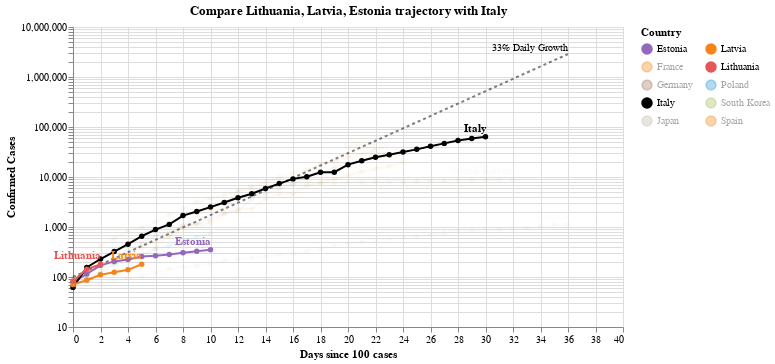

Notebook cell for this chart:
### Code cell
#hide_input
chart3 = make_since_chart(['Lithuania', 'Latvia', 'Estonia'])
chart3

### Figure 1 — Vega-Lite specification as saved in the notebook (floating-point values rounded to 4 significant figures; data arrays with more than 128 entries replaced by an {"elided": "..."} marker saying what was removed)
{"config": {"view": {"continuousWidth": 400, "continuousHeight": 300}}, "layer": [{"mark": {"type": "line", "color": "black", "opacity": 0.5, "strokeDash": [3, 3]}, "encoding": {"x": {"type": "quantitative", "field": "Days since 100 cases"}, "y": {"type": "quantitative", "field": "Confirmed Cases"}}}, {"mark": {"type": "text", "align": "right", "dy": -6, "fontSize": 10, "text": "33% Daily Growth"}, "encoding": {"x": {"type": "quantitative", "field": "Days since 100 cases"}, "y": {"type": "quantitative", "field": "Confirmed Cases"}}, "transform": [{"filter": "(datum['Days since 100 cases'] >= 36)"}]}, {"data": {"name": "data-8da9ce037d7d08f81acf55f01f95e953"}, "mark": {"type": "line", "point": true}, "encoding": {"color": {"type": "nominal", "field": "Country", "legend": {"columns": 2}, "scale": {"domain": ["Estonia", "France", "Germany", "Italy", "Japan", "Latvia", "Lithuania", "Poland", "South Korea", "Spain"], "range": ["#9467bd", "#F58518", "#9D755D", "black", "#C1B7AD", "#F58518", "#E45756", "#2495D3", "#A1BA59", "#F58518"]}}, "opacity": {"condition": {"value": 1, "selection": "selector012"}, "value": 0.05}, "tooltip": [{"type": "nominal", "field": "Country"}, {"type": "temporal", "field": "Date"}, {"type": "quantitative", "field": "Confirmed Cases"}, {"type": "quantitative", "field": "Days since 100 cases"}], "x": {"type": "quantitative", "field": "Days since 100 cases"}, "y": {"type": "quantitative", "field": "Confirmed Cases", "scale": {"type": "log"}}}, "selection": {"selector012": {"type": "multi", "fields": ["Country"], "bind": "legend", "init": [{"Country": "Lithuania"}, {"Country": "Latvia"}, {"Country": "Estonia"}, {"Country": "Italy"}]}}, "width": 550}, {"data": {"name": "data-8da9ce037d7d08f81acf55f01f95e953"}, "mark": {"type": "text", "align": "right", "dy": -8, "fontWeight": "bold"}, "encoding": {"color": {"type": "nominal", "field": "Country", "legend": {"columns": 2}, "scale": {"domain": ["Estonia", "France", "Germany", "Italy", "Japan", "Latvia", "Lithuania", "Poland", "South Korea", "Spain"], "range": ["#9467bd", "#F58518", "#9D755D", "black", "#C1B7AD", "#F58518", "#E45756", "#2495D3", "#A1BA59", "#F58518"]}}, "opacity": {"condition": {"value": 1, "selection": "selector012"}, "value": 0.05}, "text": {"type": "nominal", "field": "Country"}, "tooltip": [{"type": "nominal", "field": "Country"}, {"type": "temporal", "field": "Date"}, {"type": "quantitative", "field": "Confirmed Cases"}, {"type": "quantitative", "field": "Days since 100 cases"}], "x": {"type": "quantitative", "field": "Days since 100 cases"}, "y": {"type": "quantitative", "field": "Confirmed Cases", "scale": {"type": "log"}}}, "transform": [{"filter": "(datum['Date'] >= 1584921600000)"}], "width": 550}], "data": {"name": "data-efa4110a8752bb7fde42aaf8aa2166c6"}, "title": "Compare Lithuania, Latvia, Estonia trajectory with Italy", "$schema": "https://vega.github.io/schema/vega-lite/v4.0.2.json", "datasets": {"data-efa4110a8752bb7fde42aaf8aa2166c6": [{"Days since 100 cases": 0, "Confirmed Cases": 100.0}, {"Days since 100 cases": 1, "Confirmed Cases": 133.0}, {"Days since 100 cases": 2, "Confirmed Cases": 176.9}, {"Days since 100 cases": 3, "Confirmed Cases": 235.3}, {"Days since 100 cases": 4, "Confirmed Cases": 312.9}, {"Days since 100 cases": 5, "Confirmed Cases": 416.2}, {"Days since 100 cases": 6, "Confirmed Cases": 553.5}, {"Days since 100 cases": 7, "Confirmed Cases": 736.1}, {"Days since 100 cases": 8, "Confirmed Cases": 979.1}, {"Days since 100 cases": 9, "Confirmed Cases": 1302.0}, {"Days since 100 cases": 10, "Confirmed Cases": 1732.0}, {"Days since 100 cases": 11, "Confirmed Cases": 2303.0}, {"Days since 100 cases": 12, "Confirmed Cases": 3064.0}, {"Days since 100 cases": 13, "Confirmed Cases": 4074.0}, {"Days since 100 cases": 14, "Confirmed Cases": 5419.0}, {"Days since 100 cases": 15, "Confirmed Cases": 7207.0}, {"Days since 100 cases": 16, "Confirmed Cases": 9586.0}, {"Days since 100 cases": 17, "Confirmed Cases": 12750.0}, {"Days since 100 cases": 18, "Confirmed Cases": 16960.0}, {"Days since 100 cases": 19, "Confirmed Cases": 22550.0}, {"Days since 100 cases": 20, "Confirmed Cases": 29990.0}, {"Days since 100 cases": 21, "Confirmed Cases": 39890.0}, {"Days since 100 cases": 22, "Confirmed Cases": 53060.0}, {"Days since 100 cases": 23, "Confirmed Cases": 70560.0}, {"Days since 100 cases": 24, "Confirmed Cases": 93850.0}, {"Days since 100 cases": 25, "Confirmed Cases": 124800.0}, {"Days since 100 cases": 26, "Confirmed Cases": 166000.0}, {"Days since 100 cases": 27, "Confirmed Cases": 220800.0}, {"Days since 100 cases": 28, "Confirmed Cases": 293700.0}, {"Days since 100 cases": 29, "Confirmed Cases": 390600.0}, {"Days since 100 cases": 30, "Confirmed Cases": 519500.0}, {"Days since 100 cases": 31, "Confirmed Cases": 690900.0}, {"Days since 100 cases": 32, "Confirmed Cases": 918900.0}, {"Days since 100 cases": 33, "Confirmed Cases": 1222000.0}, {"Days since 100 cases": 34, "Confirmed Cases": 1625000.0}, {"Days since 100 cases": 35, "Confirmed Cases": 2162000.0}, {"Days since 100 cases": 36, "Confirmed Cases": 2875000.0}], "data-8da9ce037d7d08f81acf55f01f95e953": {"elided": "204 records"}}}
